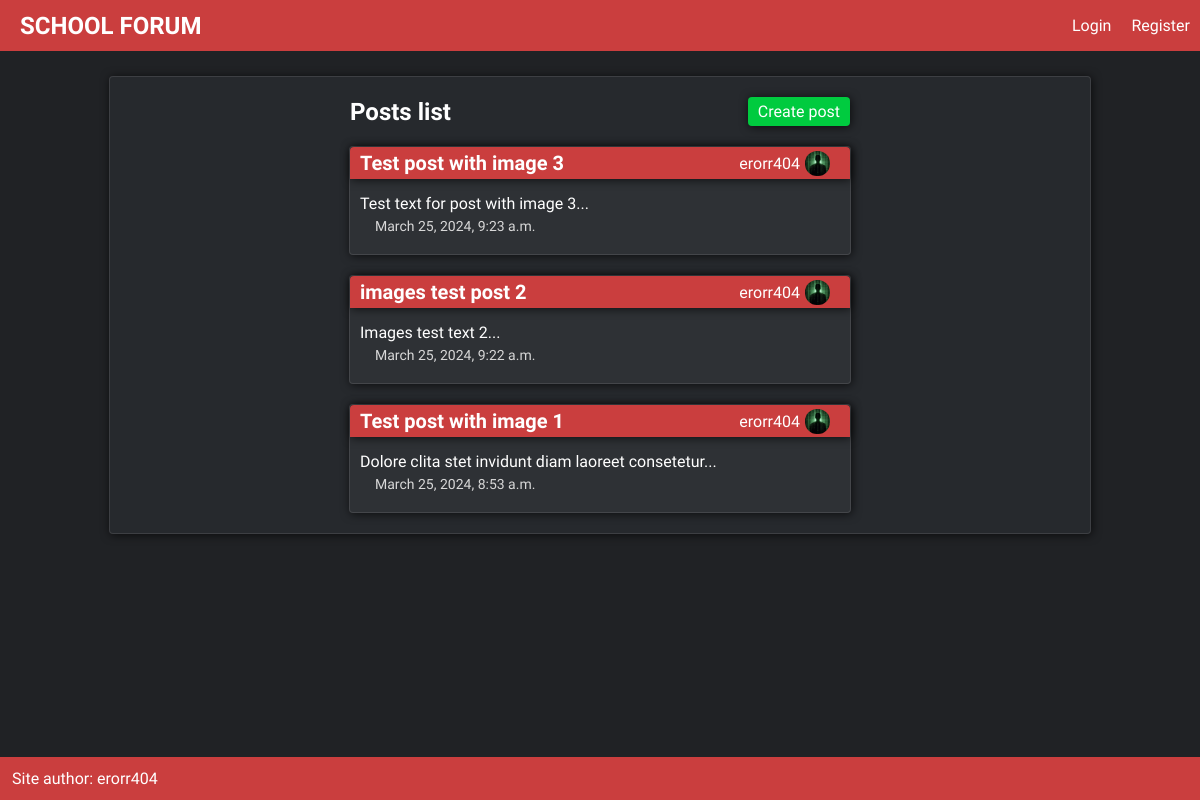
The app's page /images, older data.
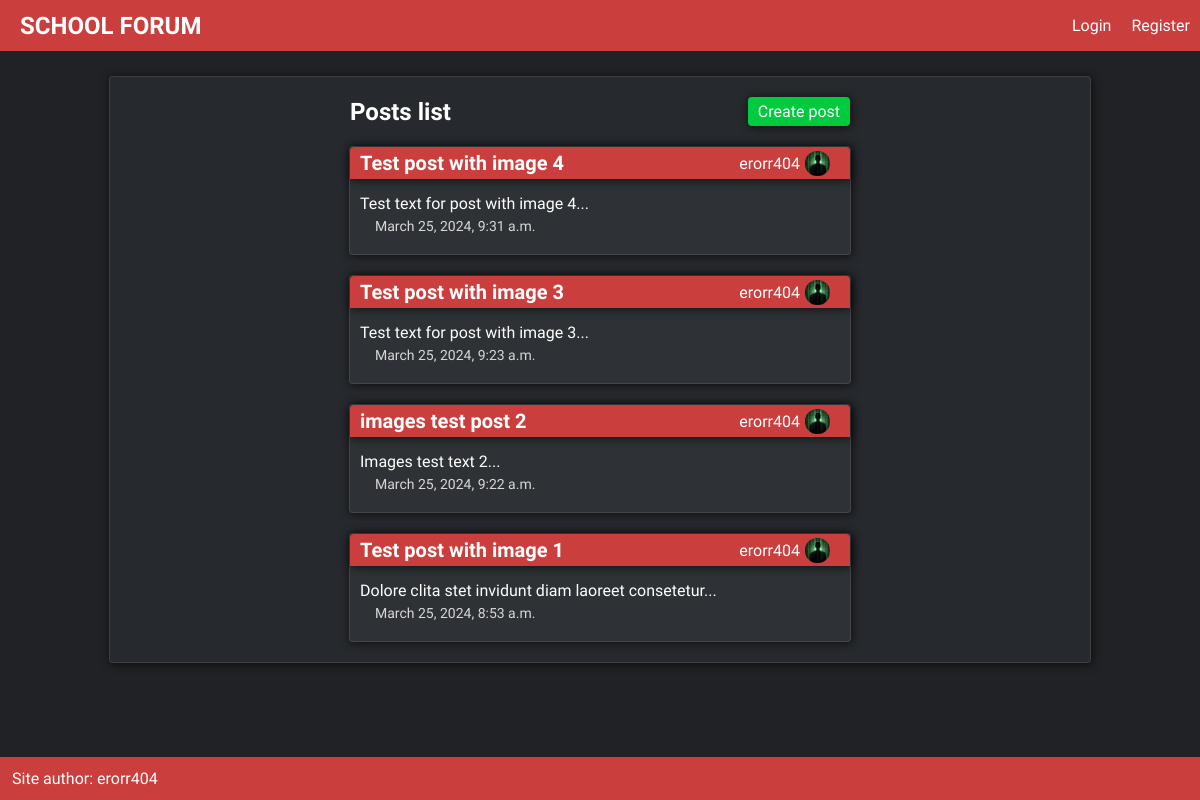
The same page, newer data.
### posts/models.py (models this page shows, shortened)
class Post(models.Model):
    title = models.CharField(max_length=50)
    slug = models.SlugField()
    body = models.TextField()
    date = models.DateTimeField(auto_now_add=True)
    category = models.ForeignKey(Category, models.CASCADE, default=None)
    author = models.ForeignKey(User, models.CASCADE, default=None)
    def snippet(self):
        return self.body[:50] + '...'

### accounts/models.py (models this page shows, shortened)
class Profile(models.Model):
    user = models.OneToOneField(User, models.CASCADE)
    image = models.ImageField(upload_to='profile_pics/', default='default.jpg')
    biography = models.TextField(default='')

### posts/views.py (the view)
# urls.py: path('<slug:category>', views.post_list_view, name='posts_list'),
def post_list_view(request, category):
    posts = Post.objects.filter(Q(category__slug=category)).order_by('date')[::-1]
    user_profiles = []
    for post in posts:
        post_user_profile = Profile.objects.get(user=post.author)
        user_profiles.append(post_user_profile)
    zipped_list = zip(posts, user_profiles)
    return render(request, 'posts_list.html', {'posts':posts, 'category':category, 'profiles':user_profiles, 'zipped_list':zipped_list})

### posts/templates/posts_list.html (shortened to what this page needs)
{% extends 'base_layout.html' %}
{% block content %}
    <div class="main-content shadow light-border">
        <div class="page-title-header posts">
            <h2>Posts list</h2>
            <a href="{% url 'posts:create' category=category %}" class="create-post shadow">Create post</a>
        </div>
        <div class="posts">
            {% for post, profile in zipped_list %}
                <div class="post shadow light-border">
                    <a href="{% url 'posts:show' category=category post=post.slug %}">
                        <div class="title shadow">
                            <h2 class="post-title">{{ post.title }}</h2>
                            <div class="post-user">
                                <a href="{% url 'accounts:user_profile' username=post.author.username %}" class="user-profile-link">
                                    <p class="post-author">{{ post.author }}</p>
                                    <img class="profile-image" src=" {{ profile.image.url }}" alt="profile image">
                                </a>
                            </div>
                        </div>
                        <div class="post-content">
                            <a href="{% url 'posts:show' category=category post=post.slug %}">
                                <p class="post-snippet">{{ post.snippet }}</p>
                                <p class="post-date">{{ post.date }}</p>
                            </a>
                        </div>
                    </a>
                </div>
            {% endfor %}
        </div>
    </div>
{% endblock content %}

Row changes from the older to the newer data that the page shows:
added Post: title "Test post with image 4", author "erorr404", image (picture), snippet "Test text for post with image 4...", date "March 25, 2024, 9:31 a.m."
